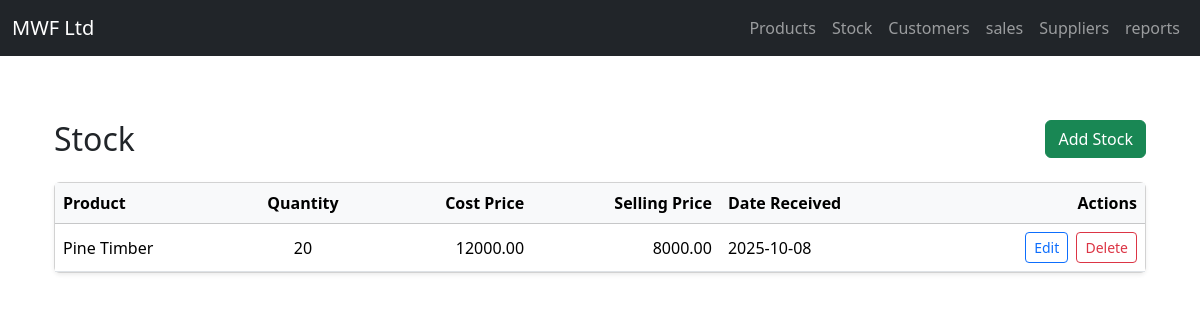
/stock/, run on the app's committed database.
### stock/models.py (models this page shows, shortened)
class StockEntry(models.Model):
    product = models.ForeignKey(Product, on_delete=models.CASCADE)
    supplier = models.ForeignKey(Supplier, on_delete=models.SET_NULL, null=True)
    quantity = models.PositiveIntegerField()
    cost_price = models.DecimalField(max_digits=10, decimal_places=2)
    product_price = models.DecimalField(max_digits=10, decimal_places=2)
    quality = models.CharField(max_length=50)
    color = models.CharField(max_length=30, blank=True, null=True)
    measurements = models.CharField(max_length=100, blank=True, null=True)
    date_received = models.DateField(auto_now_add=True)

### products/models.py (models this page shows, shortened)
class Product(models.Model):
    WOOD = 'wood'
    FURNITURE = 'furniture'
    PRODUCT_TYPE_CHOICES = [
        (WOOD, 'Wood'),
        (FURNITURE, 'Furniture'),
    ]
    name = models.CharField(max_length=100)
    type = models.CharField(max_length=20, choices=PRODUCT_TYPE_CHOICES)
    category = models.CharField(max_length=50)  # e.g., sofa, timber
    description = models.TextField(blank=True)
    color = models.CharField(max_length=30, blank=True, null=True)
    measurements = models.CharField(max_length=100, blank=True, null=True)
    quality = models.CharField(max_length=50)
    product_price = models.DecimalField(max_digits=10, decimal_places=2)
    cost_price = models.DecimalField(max_digits=10, decimal_places=2)
    current_stock = models.PositiveIntegerField(default=0)
    date_added = models.DateField(auto_now_add=True)

### stock/views.py (the view)
# urls.py: path('', views.stock_list, name='stock_list'),
def stock_list(request):
    stocks = StockEntry.objects.all()
    return render(request, 'stock_list.html', {'stock': stocks})

### stock/templates/stock_list.html
{% extends "base.html" %}
{% block content %}
<div class="container mt-5">
    <div class="d-flex justify-content-between align-items-center mb-4">
        <h2 class="mb-0">Stock</h2>
        <a href="{% url 'add_stock' %}" class="btn btn-success">Add Stock</a>
    </div>
    {% if stock %}
    <div class="card shadow-sm">
        <div class="card-body p-0">
            <div class="table-responsive">
                <table class="table table-hover align-middle mb-0">
                    <thead class="table-light">
                        <tr>
                            <th scope="col">Product</th>
                            <th scope="col" class="text-center">Quantity</th>
                            <th scope="col" class="text-end">Cost Price</th>
                            <th scope="col" class="text-end">Selling Price</th>
                            <th scope="col">Date Received</th>
                            <th scope="col" class="text-end">Actions</th>
                        </tr>
                    </thead>
                    <tbody>
                        {% for item in stock %}
                        <tr>
                            <td>{{ item.product.name }}</td>
                            <td class="text-center">{{ item.quantity }}</td>
                            <td class="text-end">{{ item.cost_price }}</td>
                            <td class="text-end">{{ item.product_price }}</td>
                            <td>{{ item.date_received|date:"Y-m-d" }}</td>
                            <td class="text-end">
                                <a href="{% url 'edit_stock' item.pk %}" class="btn btn-sm btn-outline-primary">Edit</a>
                                <a href="{% url 'delete_stock' item.pk %}" class="btn btn-sm btn-outline-danger ms-1">Delete</a>
                            </td>
                        </tr>
                        {% endfor %}
                    </tbody>
                </table>
            </div>
        </div>
    </div>
    {% else %}
    <div class="text-center text-muted py-5">
        <p class="mb-0">No stock entries found.</p>
    </div>
    {% endif %}
</div>
{% endblock %}

### data on the page
StockEntry: product.name "Pine Timber", quantity "20", cost_price "12000.00", product_price "8000.00", date_received "2025-10-08"
